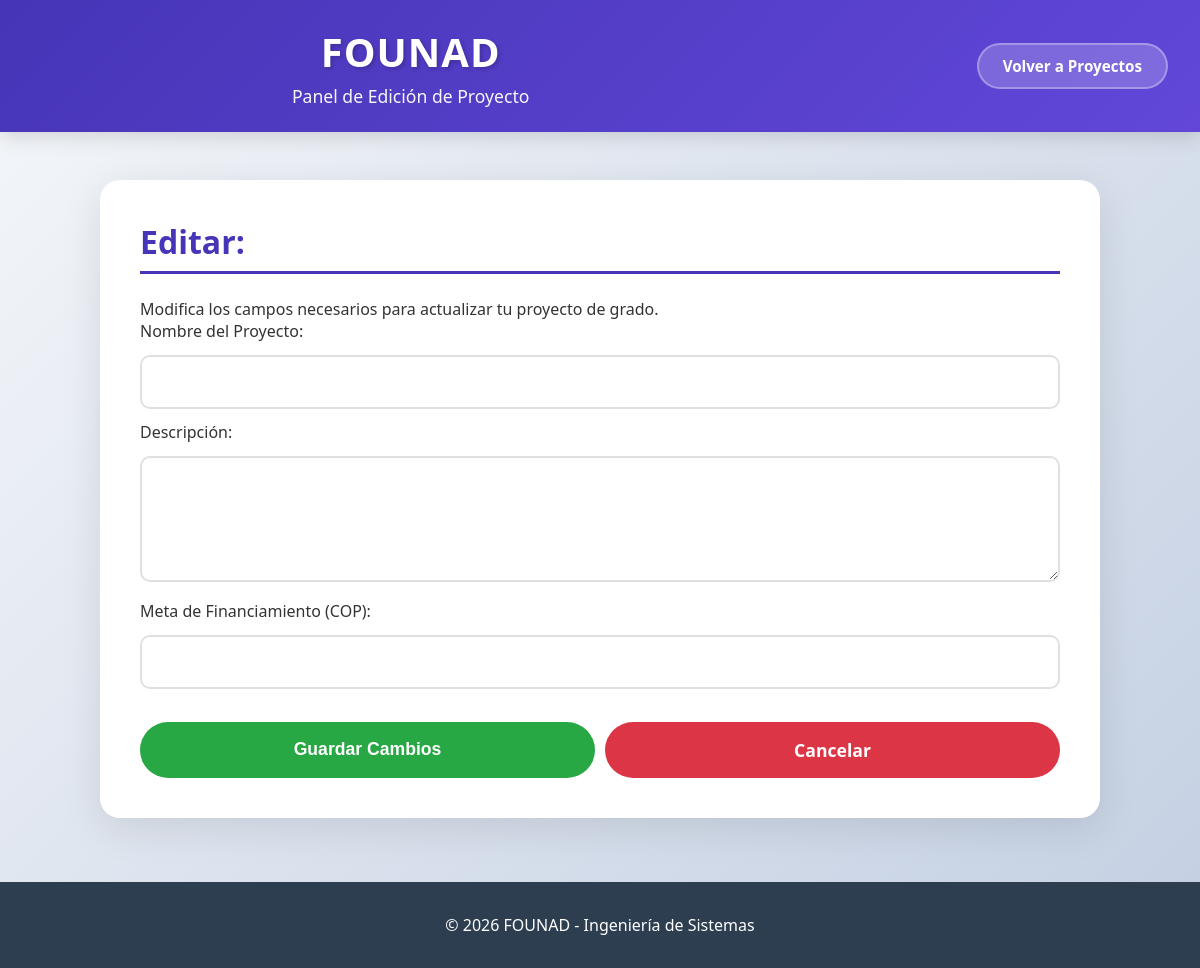
/editar_proyecto/1, run on an earlier commit of the app's database.
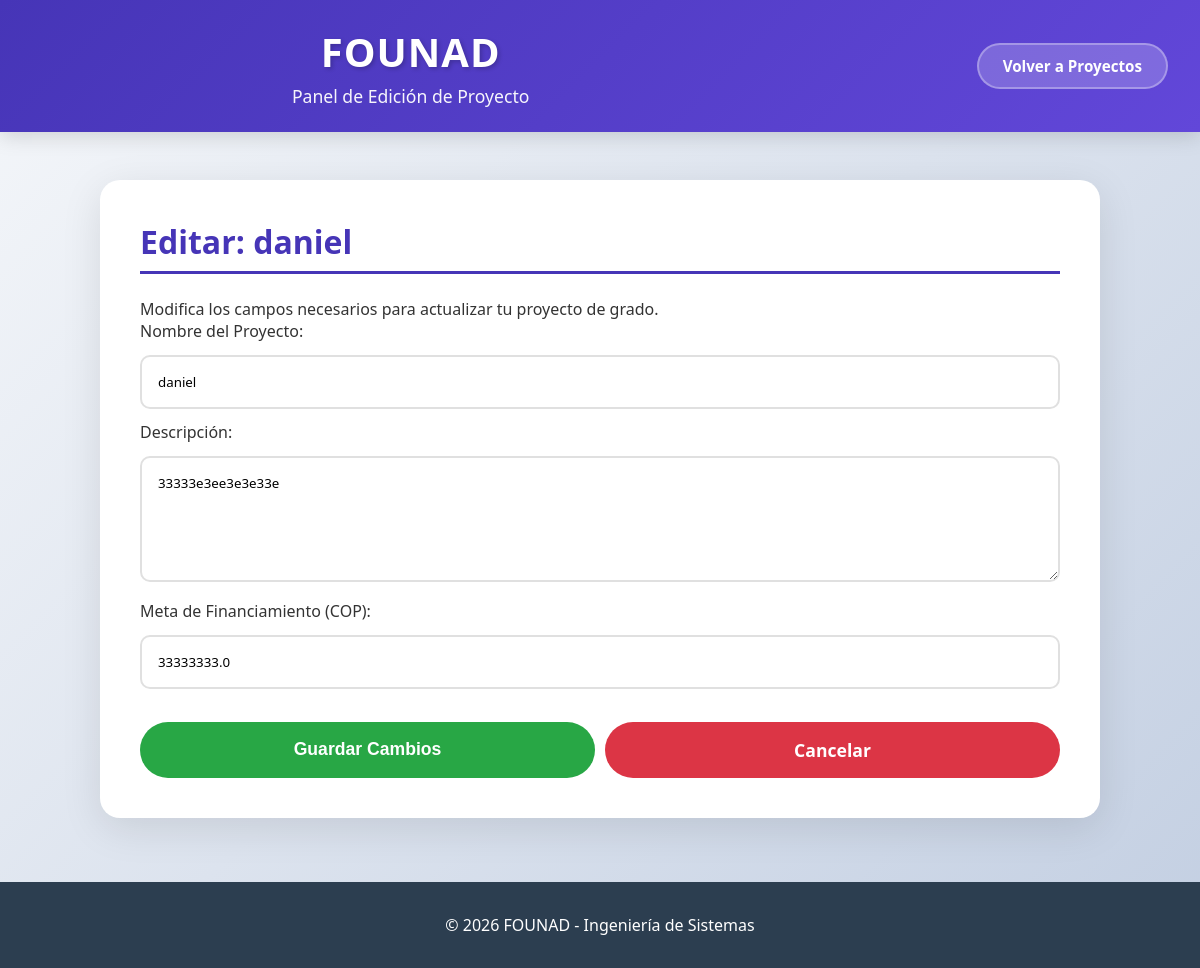
And on a later commit of the database.
### tables this page shows
CREATE TABLE proyectos (
    id INTEGER PRIMARY KEY AUTOINCREMENT,
    nombre TEXT NOT NULL,
    descripcion TEXT NOT NULL,
    categoria TEXT NOT NULL,
    meta REAL NOT NULL,
    fecha_limite TEXT NOT NULL,
    archivo_ruta TEXT,
    imagen_ruta TEXT,
    video_url TEXT
);

### app.py (the view, shortened to what this page needs)
@app.route('/editar_proyecto/<int:id>', methods=['GET', 'POST'])
def editar_proyecto(id):
    db = get_db_connection()
    proyecto = db.execute('SELECT * FROM proyectos WHERE id = ?', (id,)).fetchone()
    db.close()
    return render_template('editar.html', proyecto=proyecto)

### app.py (called while the page is built)
def get_db_connection():
    conexion = sqlite3.connect('founad.db')
    conexion.row_factory = sqlite3.Row
    return conexion

### templates/editar.html (shortened to what this page needs)
<!DOCTYPE html>
<html lang="es">
<head>
    <link rel="stylesheet" href="{{ url_for('static', filename='css/founad.css') }}">
</head>
<body>
    <header>
        <div class="header-content">
            <div class="title-container">
                <h1>FOUNAD</h1>
                <p>Panel de Edición de Proyecto</p>
            </div>
            <div class="user-actions">
                <a href="/proyectos" class="btn-user">Volver a Proyectos</a>
            </div>
        </div>
    </header>
    <div class="container">
        <section class="form-section">
            <h2>Editar: {{ proyecto['nombre'] }}</h2>
            <p>Modifica los campos necesarios para actualizar tu proyecto de grado.</p>
            <form action="/editar_proyecto/{{ proyecto['id'] }}" method="POST" class="upload-form">
                <label for="nombre">Nombre del Proyecto:</label>
                <input type="text" id="nombre" name="nombre" value="{{ proyecto['nombre'] }}" required>
                <label for="descripcion">Descripción:</label>
                <textarea id="descripcion" name="descripcion" rows="5" required>{{ proyecto['descripcion'] }}</textarea>
                <label for="meta">Meta de Financiamiento (COP):</label>
                <input type="number" id="meta" name="meta" value="{{ proyecto['meta'] }}" required>
                <div style="margin-top: 20px; display: flex; gap: 10px;">
                    <button type="submit" class="btn" style="background: #28a745; flex: 1;">Guardar Cambios</button>
                    <a href="/proyectos" class="btn" style="background: #dc3545; text-decoration: none; text-align: center; flex: 1;">Cancelar</a>
                </div>
            </form>
        </section>
    </div>
    <footer>
        &copy; 2026 FOUNAD - Ingeniería de Sistemas
    </footer>
</body>
</html>

What changed in the data, as far as the page shows it:
added proyectos: nombre "daniel", descripcion "33333e3ee3e3e33e", meta "33333333.0"
